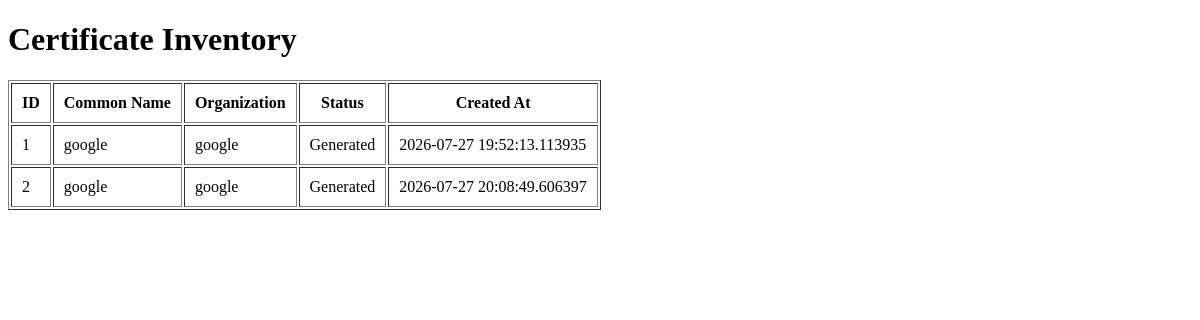
/certificates, run on an earlier commit of the app's database.
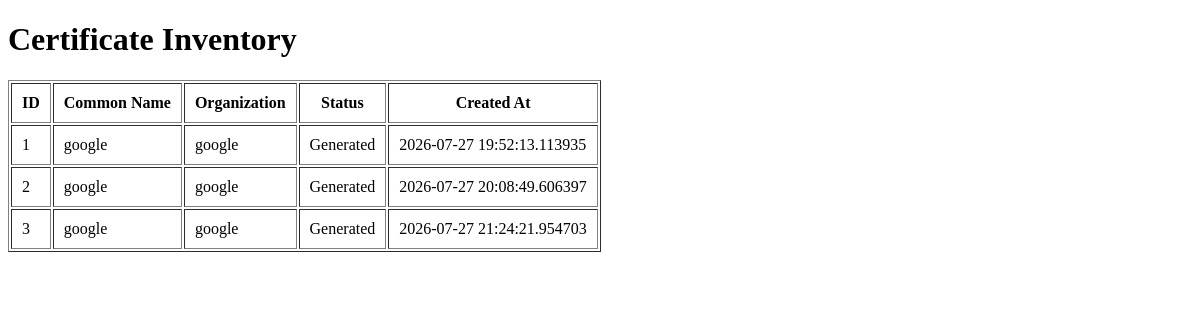
And on a later commit of the database.
### app/database/models.py (models this page shows)
class CertificateRequest(Base):
    __tablename__ = "certificate_requests"
    id = Column(Integer, primary_key=True, index=True)
    common_name = Column(String, nullable=False)
    organization = Column(String, nullable=False)
    organizational_unit = Column(String)
    country = Column(String)
    state = Column(String)
    locality = Column(String)
    email = Column(String)
    key_path = Column(String)
    csr_path = Column(String)
    status = Column(String, default="Generated")
    created_at = Column(DateTime, default=datetime.utcnow)

### app/routers/certificates.py (the view)
@router.get("/certificates", response_class=HTMLResponse)
async def list_certificates(request: Request):
    db = SessionLocal()
    certificates = get_all_certificate_requests(db)
    db.close()
    return templates.TemplateResponse(
        request=request,
        name="certificates.html",
        context={
            "request": request,
            "certificates": certificates,
        },
    )

### app/templates/certificates.html (shortened to what this page needs)
<!DOCTYPE html>
<html lang="en">
<head>
</head>
<body>
    <h1>Certificate Inventory</h1>
    <table border="1" cellpadding="10">
        <thead>
            <tr>
                <th>ID</th>
                <th>Common Name</th>
                <th>Organization</th>
                <th>Status</th>
                <th>Created At</th>
            </tr>
        </thead>
        <tbody>
            {% for certificate in certificates %}
            <tr>
                <td>{{ certificate.id }}</td>
                <td>{{ certificate.common_name }}</td>
                <td>{{ certificate.organization }}</td>
                <td>{{ certificate.status }}</td>
                <td>{{ certificate.created_at }}</td>
            </tr>
            {% endfor %}
        </tbody>
    </table>
</body>
</html>

What changed in the data, as far as the page shows it:
added CertificateRequest: id "3", common_name "google", organization "google", status "Generated", created_at "2026-07-27 21:24:21.954703"
